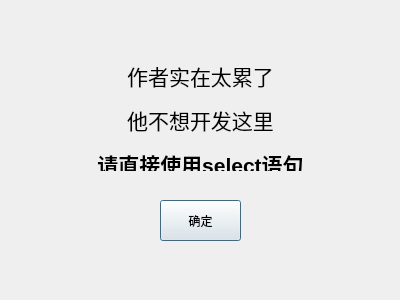
<?xml version="1.0" encoding="UTF-8"?>
<ui version="4.0">
 <class>DialogTblQuery</class>
 <widget class="QDialog" name="DialogTblQuery">
  <property name="geometry">
   <rect>
    <x>0</x>
    <y>0</y>
    <width>400</width>
    <height>300</height>
   </rect>
  </property>
  <property name="windowTitle">
   <string>Dialog</string>
  </property>
  <widget class="QPushButton" name="pushButton">
   <property name="geometry">
    <rect>
     <x>160</x>
     <y>200</y>
     <width>81</width>
     <height>41</height>
    </rect>
   </property>
   <property name="text">
    <string>确定</string>
   </property>
  </widget>
  <widget class="QLabel" name="label">
   <property name="geometry">
    <rect>
     <x>60</x>
     <y>60</y>
     <width>281</width>
     <height>111</height>
    </rect>
   </property>
   <property name="text">
    <string>&lt;html&gt;&lt;head/&gt;&lt;body&gt;&lt;p align=&quot;center&quot;&gt;&lt;span style=&quot; font-size:16pt;&quot;&gt;作者实在太累了&lt;/span&gt;&lt;/p&gt;&lt;p align=&quot;center&quot;&gt;&lt;span style=&quot; font-size:16pt;&quot;&gt;他不想开发这里&lt;/span&gt;&lt;/p&gt;&lt;p align=&quot;center&quot;&gt;&lt;span style=&quot; font-size:16pt; font-weight:600;&quot;&gt;请直接使用select语句&lt;/span&gt;&lt;/p&gt;&lt;/body&gt;&lt;/html&gt;</string>
   </property>
  </widget>
 </widget>
 <resources/>
 <connections/>
</ui>
